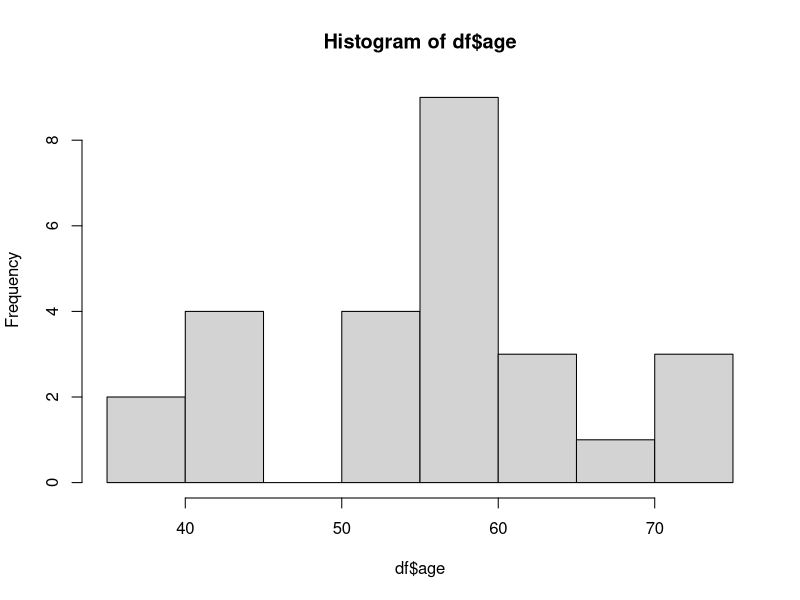

Reproduce this figure in R. (Note: this script raises an error after producing the figure.)
## ---- chunk 1
knitr::opts_chunk$set(echo = TRUE)
library(survival)
library(ggplot2)
library(dplyr)
library(survminer)
library(ranger)
library(ggfortify)
library(coin)
theme_set(theme_bw())
## ---- chunk 2
df <- ovarian
str(df)
## ---- chunk 3
df$resid.ds <- factor(df$resid.ds,
                      levels = c(1, 2), 
                      labels = c("No", "Yes"))
df$rx <- factor(df$rx,
                levels = c(1, 2), 
                labels = c("First", "Second"))
df$ecog.ps <- factor(df$ecog.ps,
                     levels = c(1, 2), 
                     labels = c("Good", "Bad"))
## ---- chunk 4
summary(as.factor(df$fustat))
## ---- chunk 5
summary(as.factor(df$rx))
## ---- chunk 6
summary(as.factor(df$resid.ds))
## ---- chunk 7
summary(as.factor(df$ecog.ps))
## ---- chunk 8
hist(df$age, breaks = 10)
## ---- chunk 9
df <- df %>% 
  mutate(age_group = ifelse(age >=50, "Elderly", "Young"))
df$age_group <- factor(df$age_group)
## ---- chunk 10
summary(df)
## ---- chunk 11
km <- with(df, Surv(futime, fustat))
km
## ---- chunk 12
km_age_fit <- survfit(km ~ age_group, data=df)
km_age_fit
## ---- chunk 13
ggsurvplot(km_age_fit, data = df, pval = TRUE, pval.method = TRUE, conf.int = TRUE)
## ---- chunk 14
km_resid_fit <- survfit(km ~ resid.ds, data=df)
km_resid_fit
## ---- chunk 15
ggsurvplot(km_resid_fit, data = df, pval = TRUE, pval.method = TRUE, conf.int = TRUE)
## ---- chunk 16
km_rx_fit <- survfit(km ~ rx, data=df)
km_rx_fit
## ---- chunk 17
ggsurvplot(km_rx_fit, data = df, pval = TRUE, pval.method = TRUE, conf.int = TRUE)
## ---- chunk 18
km_ecog_fit <- survfit(km ~ ecog.ps, data=df)
km_ecog_fit
## ---- chunk 19
ggsurvplot(km_ecog_fit, data = df, pval = TRUE, pval.method = TRUE, conf.int = TRUE)
## ---- chunk 20
survdiff(km ~ age_group, data = df)
## ---- chunk 21
logrank_test(km ~ age_group, data = df)
## ---- chunk 22
survdiff(km ~ resid.ds, data=df)
## ---- chunk 23
logrank_test(km ~ resid.ds, data=df)
## ---- chunk 24
survdiff(km ~ rx, data=df)
## ---- chunk 25
logrank_test(km ~ rx, data=df)
## ---- chunk 26
survdiff(km ~ ecog.ps, data=df)
## ---- chunk 27
logrank_test(km ~ ecog.ps, data=df)
## ---- chunk 28
cox <- coxph(km ~ age_group + resid.ds + rx + ecog.ps, data = df)
summary(cox)
## ---- chunk 29
aa_fit <- aareg(km ~ age_group + resid.ds + rx + ecog.ps, data = df)
autoplot(aa_fit)
## ---- chunk 30
fit.coxph <- coxph(km ~ age_group + resid.ds + rx + ecog.ps, data = df)
ggforest(fit.coxph, data = df)
